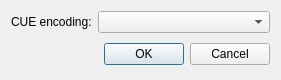
<ui version="4.0" >
 <class>SettingsDialog</class>
 <widget class="QDialog" name="SettingsDialog" >
  <property name="geometry" >
   <rect>
    <x>0</x>
    <y>0</y>
    <width>261</width>
    <height>78</height>
   </rect>
  </property>
  <property name="windowTitle" >
   <string>CUE Plugin Settings</string>
  </property>
  <layout class="QGridLayout" name="gridLayout" >
   <item row="0" column="0" >
    <widget class="QLabel" name="label_17_2_2" >
     <property name="focusPolicy" >
      <enum>Qt::TabFocus</enum>
     </property>
     <property name="layoutDirection" >
      <enum>Qt::LeftToRight</enum>
     </property>
     <property name="text" >
      <string>CUE encoding:</string>
     </property>
     <property name="alignment" >
      <set>Qt::AlignLeading|Qt::AlignLeft|Qt::AlignVCenter</set>
     </property>
    </widget>
   </item>
   <item row="0" column="1" colspan="2" >
    <widget class="QComboBox" name="cueEncComboBox" />
   </item>
   <item row="1" column="0" colspan="2" >
    <spacer>
     <property name="orientation" >
      <enum>Qt::Horizontal</enum>
     </property>
     <property name="sizeHint" stdset="0" >
      <size>
       <width>144</width>
       <height>30</height>
      </size>
     </property>
    </spacer>
   </item>
   <item row="1" column="2" >
    <widget class="QDialogButtonBox" name="buttonBox" >
     <property name="standardButtons" >
      <set>QDialogButtonBox::Cancel|QDialogButtonBox::Ok</set>
     </property>
    </widget>
   </item>
  </layout>
 </widget>
 <resources/>
 <connections>
  <connection>
   <sender>buttonBox</sender>
   <signal>accepted()</signal>
   <receiver>SettingsDialog</receiver>
   <slot>accept()</slot>
   <hints>
    <hint type="sourcelabel" >
     <x>172</x>
     <y>53</y>
    </hint>
    <hint type="destinationlabel" >
     <x>95</x>
     <y>53</y>
    </hint>
   </hints>
  </connection>
  <connection>
   <sender>buttonBox</sender>
   <signal>rejected()</signal>
   <receiver>SettingsDialog</receiver>
   <slot>reject()</slot>
   <hints>
    <hint type="sourcelabel" >
     <x>238</x>
     <y>51</y>
    </hint>
    <hint type="destinationlabel" >
     <x>130</x>
     <y>63</y>
    </hint>
   </hints>
  </connection>
 </connections>
</ui>
